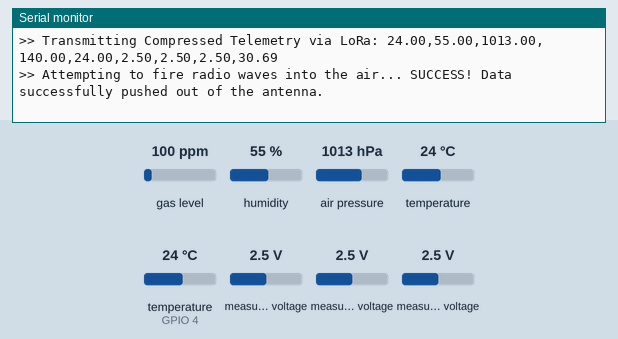
The sketch below on a simulated ESP32. Parts: the last lines printed to the serial monitor. Inputs (shaded band) come from the test bench; at power-on: gas level 100 ppm, temperature (sensor on GPIO 4) 24 °C, measured voltage 2.5 V, humidity 55 %, air pressure 1013 hPa, temperature 24 °C. No radio packets arrive unless stated.

Above: at 2.2 s.
2.3 s: gas level set to 750 ppm
At 14.4 s:
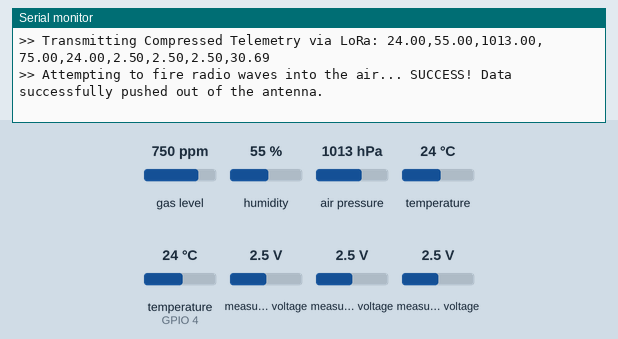
14.7 s: temperature (sensor on GPIO 4) set to 12 °C
At 25.6 s:
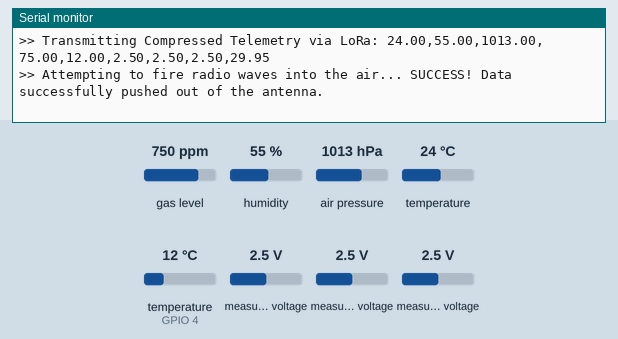
25.9 s: measured voltage (sensor 200) set to 3.8 V
At 36.8 s:
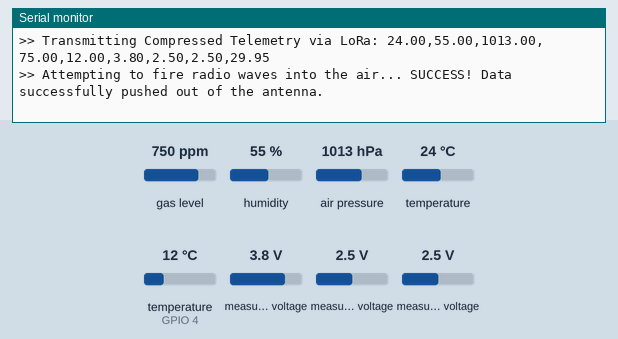
37.2 s: measured voltage (sensor 201) set to 0.1 V
At 47.9 s:
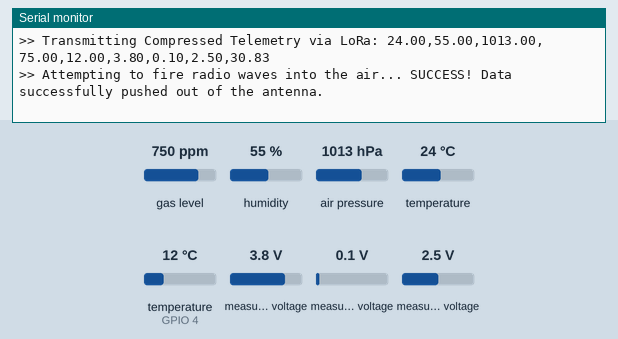
48.4 s: measured voltage (sensor 202) set to 0.1 V
At 59.1 s:
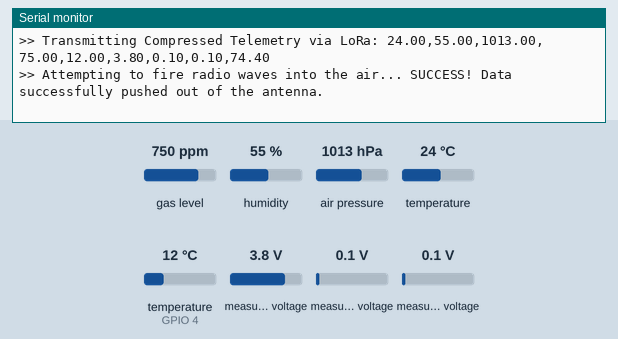
59.6 s: humidity set to 22 %
At 70.2 s:
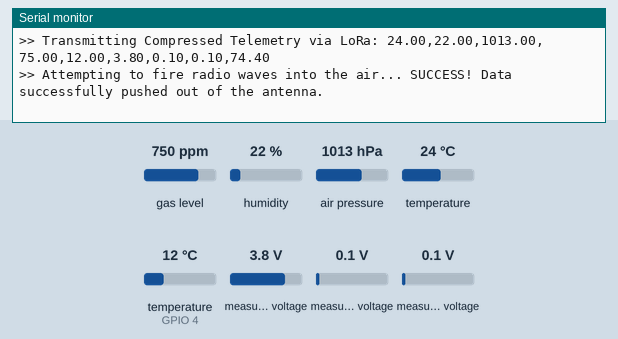
Timing chart, 0 to 71.7 s (numbered marks = the images above; inputs shaded):
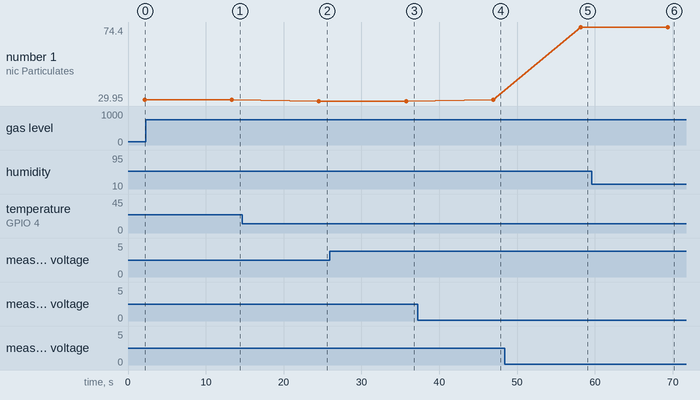

The sketch:

ESP32_BRAIN_WITH_LORA_CONNECTION_copy_20260611222153.ino
```cpp
#include <SPI.h>
#include <LoRa.h>
#include <Wire.h>
#include <math.h>
#include <Adafruit_Sensor.h>
#include <Adafruit_BME680.h>
#include <Adafruit_ADS1X15.h>
#include <OneWire.h>
#include <DallasTemperature.h>

// ==========================================
// 1. HARDWARE PINS & CONSTANTS
// ==========================================
// LoRa SPI Pins
#define ss 5
#define rst 14
#define dio0 2

// Sensor Objects
Adafruit_BME680 bme;
Adafruit_ADS1115 ads;

#define ONE_WIRE_BUS 4
OneWire oneWire(ONE_WIRE_BUS);
DallasTemperature waterTemp(&oneWire);

#define SEALEVELPRESSURE_HPA (1013.25)
#define PH_NEUTRAL_VOLTAGE (2.5)
#define TDS_CONVERSION_FACTOR (0.5)
#define EC_TO_SALINITY (0.55)
#define TURBIDITY_TSS_FACTOR (1.2)

// ==========================================
// 2. MATH FUNCTIONS
// ==========================================
float calculateDewPoint(float tempC, float humidity) {
  float gamma = (17.27 * tempC) / (237.3 + tempC) + log(humidity / 100.0);
  return (237.3 * gamma) / (17.27 - gamma);
}

float calculateHeatIndex(float tempC, float humidity) {
  float tempF = (tempC * 9.0/5.0) + 32.0;
  float hi = -42.379 + 2.04901523*tempF + 10.14333127*humidity
             - 0.22475541*tempF*humidity - 6.83783e-3*tempF*tempF
             - 5.481717e-2*humidity*humidity + 1.22874e-3*tempF*tempF*humidity
             + 8.5282e-4*tempF*humidity*humidity - 1.99e-6*tempF*tempF*humidity*humidity;
  return (hi - 32.0) * 5.0/9.0;
}

float calculateCompensatedPH(float rawVoltage, float waterTempC) {
  float kelvin = waterTempC + 273.15;
  float nernstSlope = 0.1984 * kelvin;
  return 7.0 + ((PH_NEUTRAL_VOLTAGE - rawVoltage) / nernstSlope);
}

// Advanced Multi-Variable Non-Ionic Particulate (NIP) Soft-Sensor
float calculateNonIonicParticulates(float v_turb, float tds_ppm, float comp_pH, float waterTempC) {

  // Turbidity sensor outputs ~4.2V in completely clear water.
  float scatterIntensity = 4.2 - v_turb;
  if (scatterIntensity < 0) scatterIntensity = 0;

  // We offset ionic natural minerals (TDS) to isolate non-conductive physical particles.
  float mineralOffset = tds_ppm * 0.0015;

  // Temperature-dependent water density correction
  float tempCorrection = 1.0 + (0.002 * (waterTempC - 25.0));

  // Compute final Non-Ionic Particulate (NIP) mass estimation
  float nip_density = (scatterIntensity * 18.64) - mineralOffset;

  if (comp_pH < 6.0 || comp_pH > 8.5) {
    nip_density *= 1.08;
  }

  nip_density *= tempCorrection;

  // Floor the value at 0 so we don't return negative mass, but allow raw high values.
  if (nip_density < 0.0) nip_density = 0.0;
  return nip_density;
}

// ==========================================
// 3. DIAGNOSTIC RULES
// ==========================================
String getTempStatus(float temp) {
  if (temp < 24.0) return "Sub-Optimal (Cool)";
  if (temp <= 32.0) return "Nominal (Optimal)";
  return "Critical (Overheating)";
}
String getHumStatus(float hum) {
  if (hum < 40.0) return "Dry";
  if (hum <= 70.0) return "Comfortable";
  return "High Humidity";
}
String getAirQualityStatus(float aqi) {
  if (aqi <= 50.0) return "Pristine (Clean Air)";
  if (aqi <= 100.0) return "Moderate (Acceptable)";
  return "Warning (Polluted)";
}
String getPhStatus(float ph) {
  if (ph < 6.5) return "Acidic (Warning)";
  if (ph <= 9.0) return "Nominal (Neutral)";
  return "Alkaline (Warning)";
}
String getTdsStatus(float tds) {
  if (tds < 300.0) return "Pristine (Low Mineral)";
  if (tds <= 1000.0) return "Nominal (Freshwater)";
  return "Critical (Contaminated)";
}
String getSalinityStatus(float sal) {
  if (sal < 1.0) return "Freshwater Baseline";
  if (sal <= 10.0) return "Brackish Mixing Zone";
  return "Saline Intrusion";
}
String getTurbidityStatus(float tss) {
  if (tss < 15.0) return "Pristine (Clear)";
  if (tss <= 80.0) return "Moderate (Cloudy)";
  return "Critical (High Debris)";
}
String getPressureStatus(float hpa) {
  if (hpa < 1000.0) return "Low (Storm Risk)";
  if (hpa <= 1022.0) return "Stable / Nominal";
  return "High (Clear Skies)";
}
String getGasStatus(float ohms) {
  if (ohms < 10.0) return "High VOCs Detected";
  if (ohms <= 50.0) return "Moderate VOCs";
  return "Air Stabilized";
}
String getAltitudeStatus(float alt) {
  if (alt < 0.0) return "Below Sea Level";
  if (alt <= 500.0) return "Lowland / Coastal";
  return "Highland / Elevated";
}
String getDewPointStatus(float dp) {
  if (dp < 18.0) return "Dry / Crisp";
  if (dp <= 24.0) return "Muggy";
  return "Condensation / Fog Risk";
}
String getHeatIndexStatus(float hi) {
  if (hi < 27.0) return "Safe";
  if (hi <= 32.0) return "Caution";
  if (hi <= 41.0) return "Extreme Caution";
  return "Danger (Heat Stroke)";
}
String getEcStatus(float ec) {
  if (ec < 50.0) return "Ultra-Pure Water";
  if (ec <= 800.0) return "Nominal Freshwater";
  return "High Ion Concentration";
}
String getVoltageDiagnostic(float v) {
  if (v < 0.1) return "Low Signal (Check Wire!)";
  if (v <= 3.3) return "Nominal / Healthy Flow";
  return "High Signal Limit";
}
String getNIPStatus(float nip) {
  if (nip < 1.0) return "Pristine (Trace Particulates)";
  if (nip <= 8.0) return "Low Particulate Matter";
  if (nip <= 25.0) return "Moderate Suspended Debris";
  return "CRITICAL (High Non-Ionic Load)";
}

// ==========================================
// 4. MAIN SETUP
// ==========================================
void setup() {
  Serial.begin(115200);
  Serial.println("\nInitializing Dr.One Master Analytical Engine & LoRa Bridge...");

  // Boot Sensors
  if (!bme.begin()) { Serial.println("Error: BME680 Missing! Check I2C."); while (1); }
  bme.setTemperatureOversampling(BME680_OS_8X);
  bme.setHumidityOversampling(BME680_OS_2X);
  bme.setPressureOversampling(BME680_OS_4X);
  bme.setIIRFilterSize(BME680_FILTER_SIZE_3);
  bme.setGasHeater(320, 150);

  if (!ads.begin(0x48)) { Serial.println("Error: ADS1115 Missing! Check I2C."); while (1); }
  ads.setGain(GAIN_ONE);
  waterTemp.begin();

  // Boot LoRa Radio
  LoRa.setPins(ss, rst, dio0);

  if (!LoRa.begin(433E6)) {
    Serial.println("Error: LoRa Radio Initialization Failed!");
    while (1);
  }

  // Maximize range and penetration over water
  LoRa.setTxPower(20);
  LoRa.setSpreadingFactor(12);
  LoRa.setSignalBandwidth(125E3);

  Serial.println("\nSUCCESS: LoRa Transmitter Online!");
  Serial.println("All Systems GO! Commencing analysis stream...\n");
  delay(1000);
}

// ==========================================
// 5. MAIN LOOP
// ==========================================
void loop() {
  // --- A. Read Raw Hardware ---
  bme.performReading();
  waterTemp.requestTemperatures();

  float a_temp  = bme.temperature;
  float a_hum   = bme.humidity;
  float a_pres  = bme.pressure / 100.0;
  float a_gas   = bme.gas_resistance / 1000.0;

  float w_temp  = waterTemp.getTempCByIndex(0);
  float v_ph    = ads.computeVolts(ads.readADC_SingleEnded(0));
  float v_tds   = ads.computeVolts(ads.readADC_SingleEnded(1));
  float v_turb  = ads.computeVolts(ads.readADC_SingleEnded(2));

  // --- B. Execute Math (Soft Sensors) ---
  float alt       = bme.readAltitude(SEALEVELPRESSURE_HPA);
  float dew_point = calculateDewPoint(a_temp, a_hum);
  float heat_idx  = calculateHeatIndex(a_temp, a_hum);
  float iaq_est   = log10(50.0 / (a_gas == 0 ? 1 : a_gas)) * 50.0;

  float comp_pH   = calculateCompensatedPH(v_ph, w_temp);
  float tds_ppm   = v_tds * 250.0;
  float turb_ntu  = v_turb * 800.0;
  float ec_us_cm  = tds_ppm / TDS_CONVERSION_FACTOR;
  float salinity  = ec_us_cm * EC_TO_SALINITY / 1000.0;
  float tss       = turb_ntu * TURBIDITY_TSS_FACTOR;

  // Calculate Non-Ionic Particulates (NIP)
  float nip_density = calculateNonIonicParticulates(v_turb, tds_ppm, comp_pH, w_temp);

  // --- C. Print Full ASCII Dashboard to Serial Monitor ---
  Serial.println("\n===============================================================================");
  Serial.println("| DR.ONE COMMAND CENTER: LIVE TELEMETRY (ALL PARAMETERS)                      |");
  Serial.println("===============================================================================");
  Serial.println("| PARAMETER              | VALUE      | UNIT     | DIAGNOSTIC STATUS          |");
  Serial.println("|------------------------|------------|----------|----------------------------|");

  Serial.printf ("| %-22s | %-10.2f | %-8s | %-26s |\n", "Air Temperature", a_temp, "C", getTempStatus(a_temp).c_str());
  Serial.printf ("| %-22s | %-10.2f | %-8s | %-26s |\n", "Relative Humidity", a_hum, "%", getHumStatus(a_hum).c_str());
  Serial.printf ("| %-22s | %-10.2f | %-8s | %-26s |\n", "Barometric Pressure", a_pres, "hPa", getPressureStatus(a_pres).c_str());
  Serial.printf ("| %-22s | %-10.1f | %-8s | %-26s |\n", "Air Quality Index", iaq_est, "AQI", getAirQualityStatus(iaq_est).c_str());
  Serial.printf ("| %-22s | %-10.2f | %-8s | %-26s |\n", "Gas Resist (VOCs)", a_gas, "KOhms", getGasStatus(a_gas).c_str());
  Serial.printf ("| %-22s | %-10.2f | %-8s | %-26s |\n", "Est. Altitude", alt, "Meters", getAltitudeStatus(alt).c_str());
  Serial.printf ("| %-22s | %-10.2f | %-8s | %-26s |\n", "Dew Point", dew_point, "C", getDewPointStatus(dew_point).c_str());
  Serial.printf ("| %-22s | %-10.2f | %-8s | %-26s |\n", "Heat Index", heat_idx, "C", getHeatIndexStatus(heat_idx).c_str());

  Serial.println("|------------------------|------------|----------|----------------------------|");

  Serial.printf ("| %-22s | %-10.2f | %-8s | %-26s |\n", "Water Temperature", w_temp, "C", getTempStatus(w_temp).c_str());
  Serial.printf ("| %-22s | %-10.2f | %-8s | %-26s |\n", "pH Level", comp_pH, "pH", getPhStatus(comp_pH).c_str());
  Serial.printf ("| %-22s | %-10.1f | %-8s | %-26s |\n", "Total Diss. Solids", tds_ppm, "ppm", getTdsStatus(tds_ppm).c_str());
  Serial.printf ("| %-22s | %-10.1f | %-8s | %-26s |\n", "Elec. Conductivity", ec_us_cm, "uS/cm", getEcStatus(ec_us_cm).c_str());
  Serial.printf ("| %-22s | %-10.3f | %-8s | %-26s |\n", "Salinity Profile", salinity, "ppt", getSalinityStatus(salinity).c_str());
  Serial.printf ("| %-22s | %-10.1f | %-8s | %-26s |\n", "Turbidity", turb_ntu, "NTU", getTurbidityStatus(tss).c_str());
  Serial.printf ("| %-22s | %-10.2f | %-8s | %-26s |\n", "Total Susp. Solids", tss, "mg/L", getTurbidityStatus(tss).c_str());

  Serial.println("|------------------------|------------|----------|----------------------------|");

  // NEW real-time analytical evaluation row insertion
  Serial.printf ("| %-22s | %-10.2f | %-8s | %-26s |\n", "Non-Ionic Particulates", nip_density, "mg/L", getNIPStatus(nip_density).c_str());

  Serial.println("|------------------------|------------|----------|----------------------------|");

  Serial.printf ("| %-22s | %-10.3f | %-8s | %-26s |\n", "Raw pH Voltage", v_ph, "Volts", getVoltageDiagnostic(v_ph).c_str());
  Serial.printf ("| %-22s | %-10.3f | %-8s | %-26s |\n", "Raw TDS Voltage", v_tds, "Volts", getVoltageDiagnostic(v_tds).c_str());
  Serial.printf ("| %-22s | %-10.3f | %-8s | %-26s |\n", "Raw Turb Voltage", v_turb, "Volts", getVoltageDiagnostic(v_turb).c_str());

  Serial.println("===============================================================================");

  // --- D. Package the LoRa Payload & Transmit ---
  // Appended nip_density cleanly to the CSV payload data array string
  String payload = String(a_temp)    + "," +
                   String(a_hum)     + "," +
                   String(a_pres)    + "," +
                   String(a_gas)     + "," +
                   String(w_temp)    + "," +
                   String(v_ph)      + "," +
                   String(v_tds)     + "," +
                   String(v_turb)    + "," +
                   String(nip_density);

  Serial.print("\n>> Transmitting Compressed Telemetry via LoRa: ");
  Serial.println(payload);

  Serial.print(">> Attempting to fire radio waves into the air... ");

  LoRa.beginPacket();
  LoRa.print(payload);
  int transmissionState = LoRa.endPacket();

  if (transmissionState == 1) {
    Serial.println("SUCCESS! Data successfully pushed out of the antenna.");
  } else {
    Serial.println("FAILED! The LoRa chip refused to transmit.");
  }

  delay(10000);
}
```

Measured:
- after the input at 2.3 s, the serial monitor: prints a new line after 10.9 s (image 1)
- after the input at 14.7 s, the serial monitor: prints a new line after 9.8 s (image 2)
- after the input at 25.9 s, the serial monitor: prints a new line after 9.8 s (image 3)
- after the input at 37.2 s, the serial monitor: prints a new line after 9.7 s (image 4)
- after the input at 48.4 s, the serial monitor: prints a new line after 9.7 s (image 5)
- after the input at 59.6 s, the serial monitor: prints a new line after 9.6 s (image 6)
- plotted number 1: 30.69 → 29.95 after the input at 14.7 s, 29.95 → 30.83 after the input at 37.2 s, 30.83 → 74.4 after the input at 48.4 s
